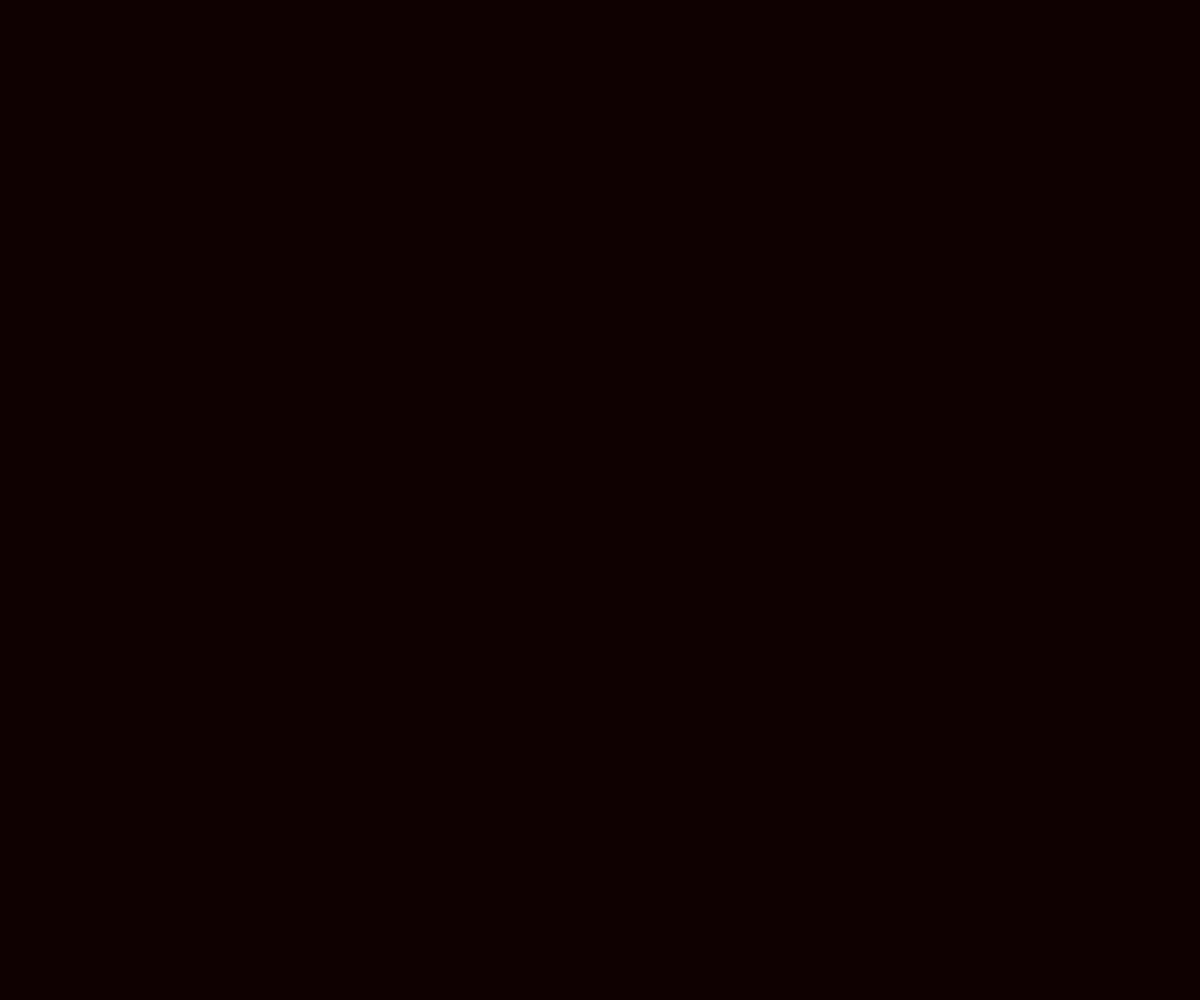
Frame 1 (no input)
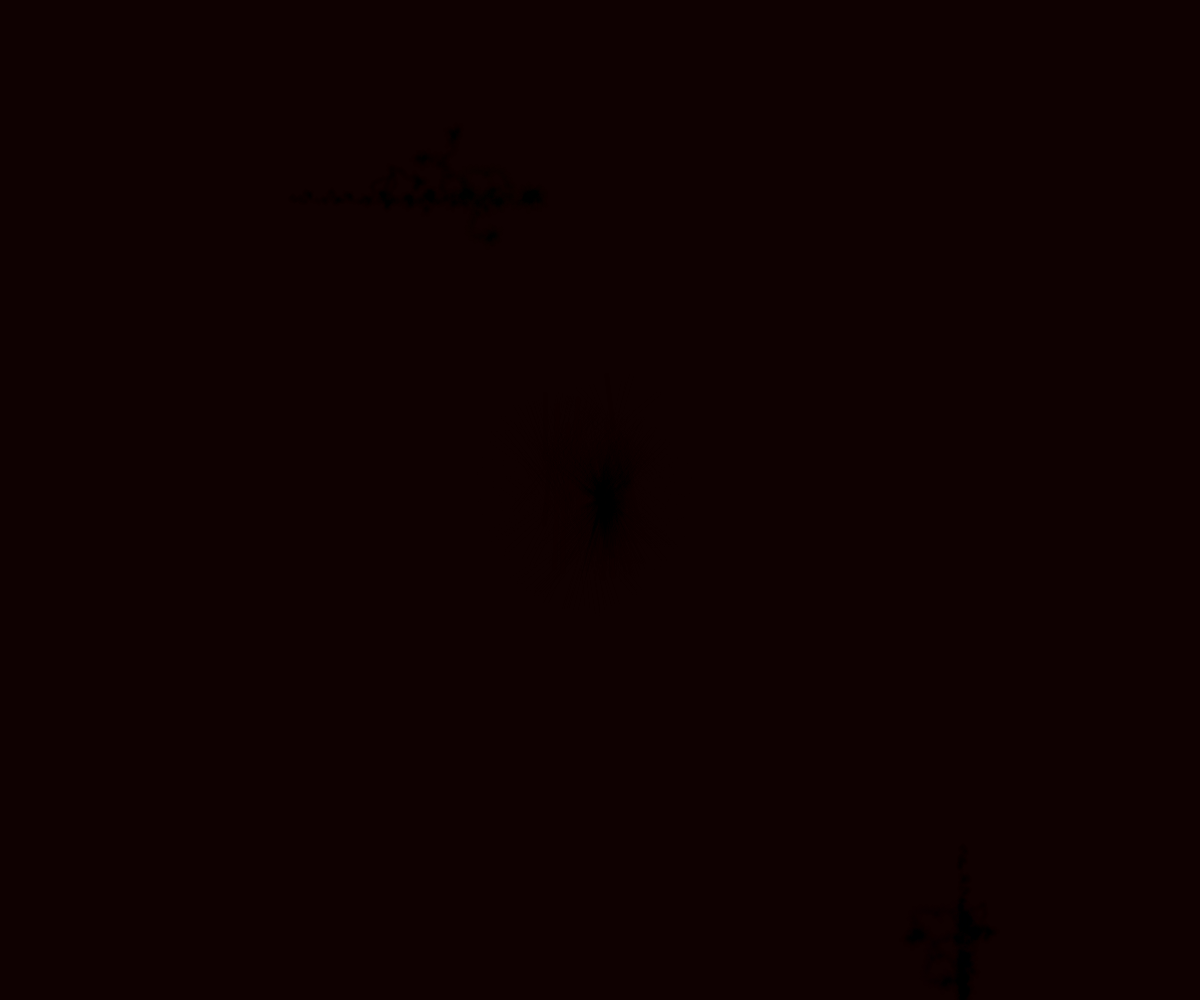
Frame 60 (no input)
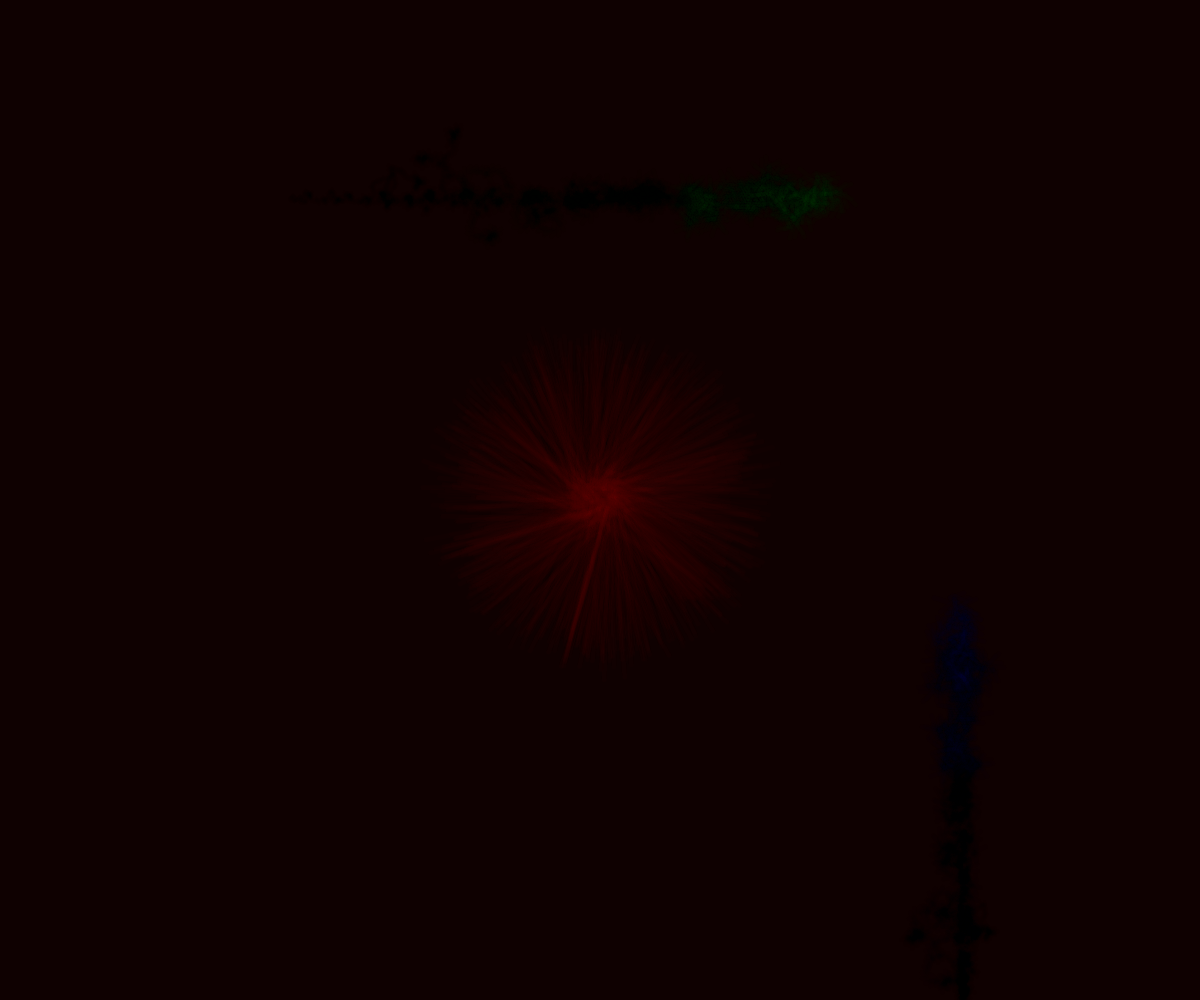
Frame 120 (the mouse pressed at the canvas centre since frame 60)

The p5.js sketch that drew these frames (run headless with seeded random() and noise() and a simulated clock; from frame 60 on, the mouse is pressed at the canvas centre):

// p5.js sketch
// ── sketch.js
// https://editor.p5js.org/jht9629-nyu/sketches/abt5loI_z
// Final Project -sunny 5 clamp

let i = 0;
let a = 0;

let canvas;
const config = {
  len: 2,
  angle: 1,
  innerRadius: 10,
  rollX: 100,
  rollY: 100,
  x: 0,
  y: 0,
  RedMultipler: 100,
  GreenMultipler: 15,
  BlueMultipler: 10,
  OverlayBlend: false,
};
const config2 = {
  len: 2,
  angle: 1,
  innerRadius: 5,
  rollX: 10,
  rollY: 10,
  x: 0,
  y: 0,
  RedMultipler: 15,
  GreenMultipler: 100,
  BlueMultipler: 10,
  OverlayBlend: false,
};
const config3 = {
  len: 2,
  angle: 1,
  innerRadius: 5,
  rollX: 10,
  rollY: 10,
  x: 0,
  y: 0,
  RedMultipler: 10,
  GreenMultipler: 10,
  BlueMultipler: 100,
  OverlayBlend: false,
};

function setup() {
  canvas = createCanvas(windowWidth, windowHeight);
  background(15, 1, 1);
  config.x = width / 2;
  config.y = height / 2;
  config2.x = width / 5;
  config2.y = height / 5;
  config3.x = width - width / 5;
  config3.y = height - height / 5;

  // only reset drawing on canvas click
  canvas.elt.addEventListener("click", (e) => {
    config.x = e.offsetX;
    config.y = e.offsetY;
    i = 0;
    a = 0;
    background(1000, 100, 100);
  });
}

let s = 5;
let s2 = 5;

function draw() {
  i++;
  a += 0.01;
  compute(config, i);
  compute(config2, i);
  compute(config3, i);
  
  config2.x = config2.x + s;
  if (config2.x < 0 || config2.x > width) {
    s = -1 * s;
  }
  config3.y = config3.y + s2;
  if (config3.y < 0 || config3.y > height) {
    s2 = -1 * s2;
  }
}

function Collatz(n) {
  if (n % 2 == 0) {
    return n / 2;
  } else {
    return (n * 3 + 1) / 2;
  }
}

function compute(cg, i) {
  let n = i;
  push();
  cg.OverlayBlend && blendMode(OVERLAY);
  resetMatrix();
  translate(cg.x, cg.y);
  do {
    n = Collatz(n);
    // visualize
    if (n % 2 == 0) {
      rotate(cg.angle);
    } else {
      rotate(-cg.angle * a);
    }
    strokeWeight(5);
    // 500, 15, 50,
    stroke(
      int(a * cg.RedMultipler) % 255,
      int(a * cg.GreenMultipler) % 255,
      int(a * cg.BlueMultipler) % 255,
      constrain(a * 5, 0, 255)
    );
    line(
      a * cg.rollX,
      a * cg.rollY,
      a * cg.innerRadius,
      -config.len
    );
    translate(0, -config.len);
  } while (n !== 1);
  pop();
}

/**
 * CollatzSunrise
 * Inspired by Daniel Shiffman's
 * Coding in the Cabana 2: Collatz Conjecture
 * @author <https://github.com/anuraghazra>
 * @demo <https://anuraghazra.github.io/canvasFun/collatzSunrise>
 */


// https://editor.p5js.org/jht9629-nyu/sketches/XkfKqZ4-Q
// Final Project -sunny 2

// https://editor.p5js.org/jht9629-nyu/sketches/Y1032G_1t
// Final Project -sunny 4 bounce
